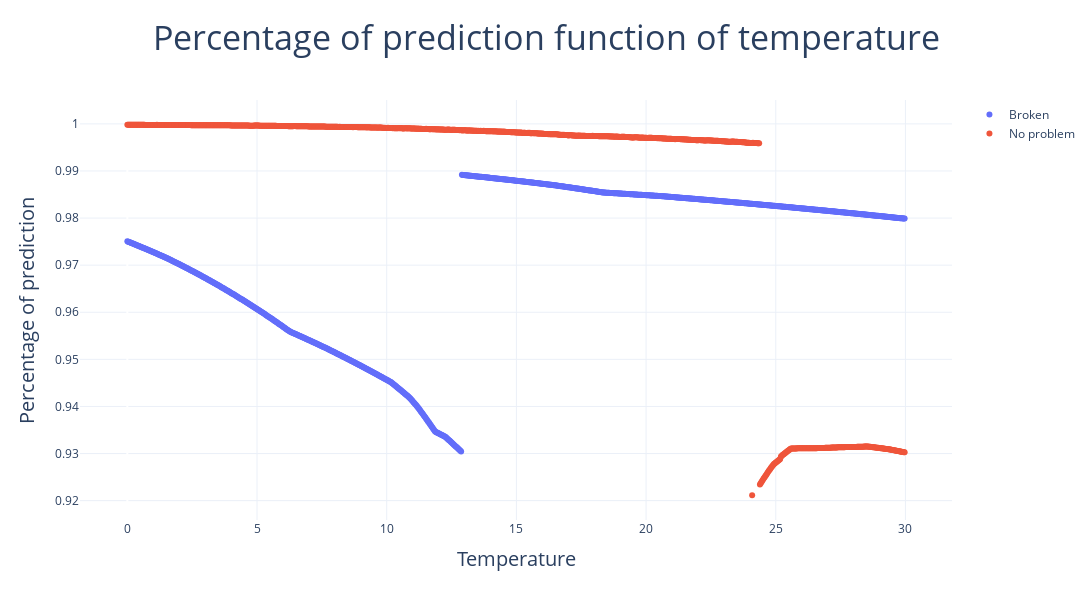

Write notebook code for a chart like this one.
### Markdown cell above
We plot probability(Temp) for each type of cpu.   
That is the probability given by the neural network to the right class for each point we gave it in the test set.

### Code cell
df = pd.DataFrame(
    {
        "Broken": y_prediction_probas[maskBroken][:, 0],
        "No problem": y_prediction_probas[maskNoProblem][:, 1],
        "Temp": testset[maskNoProblem]["fan.T_air"],
    }
)
fig = go.Figure()
fig.add_trace(go.Scatter(x=df["Temp"], y=df["Broken"], mode="markers", name="Broken"))
fig.add_trace(go.Scatter(x=df["Temp"], y=df["No problem"], mode="markers", name="No problem"))
fig.layout = go.Layout(
    title={
        "text": "Percentage of prediction function of temperature",
        "font": {"size": 34},
        "x": 0.5,
    },
    width=1200,
    height=600,
    xaxis={"title": {"text": "Temperature", "font": {"size": 20}}, "gridcolor": "#EBF0F8"},
    yaxis={
        "title": {"text": "Percentage of prediction", "font": {"size": 20}},
        "gridcolor": "#EBF0F8",
    },
    yaxis2={
        "title": {"text": "weight (kg)", "font": {"size": 20}},
        "side": "right",
        "gridcolor": "#EBF0F8",
        "overlaying": "y",
    },
    plot_bgcolor="white",
    hovermode="x",
)
fig.show()

### Figure 1 — Plotly figure (JSON) as saved in the notebook; plotly's stock layout.template omitted (floating-point values rounded to 4 significant figures; data arrays with more than 128 entries replaced by an {"elided": "..."} marker saying what was removed)
{"data": [{"mode": "markers", "name": "Broken", "type": "scatter", "x": {"elided": "1000 float values"}, "y": {"elided": "1000 float values"}}, {"mode": "markers", "name": "No problem", "type": "scatter", "x": {"elided": "1000 float values"}, "y": {"elided": "1000 float values"}}], "layout": {"height": 600, "hovermode": "x", "plot_bgcolor": "white", "title": {"font": {"size": 34}, "text": "Percentage of prediction function of temperature", "x": 0.5}, "width": 1200, "xaxis": {"gridcolor": "#EBF0F8", "title": {"font": {"size": 20}, "text": "Temperature"}}, "yaxis": {"gridcolor": "#EBF0F8", "title": {"font": {"size": 20}, "text": "Percentage of prediction"}}, "yaxis2": {"gridcolor": "#EBF0F8", "overlaying": "y", "side": "right", "title": {"font": {"size": 20}, "text": "weight (kg)"}}}}
